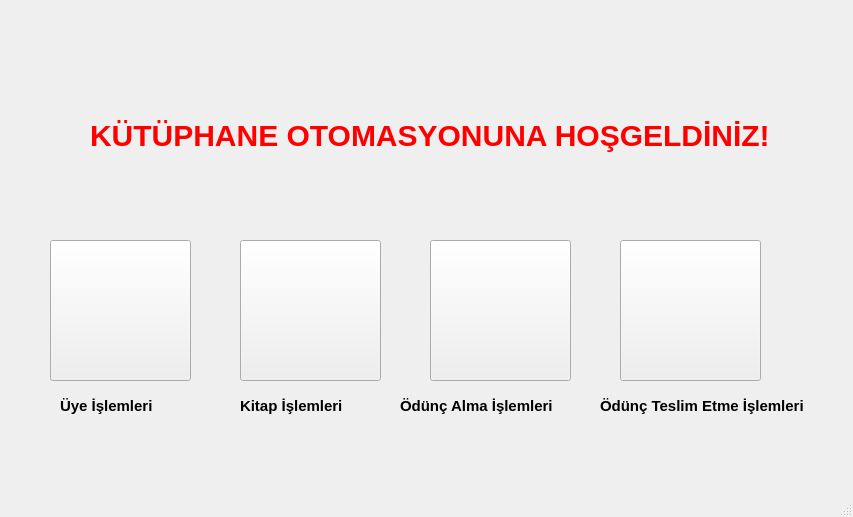
<?xml version="1.0" encoding="UTF-8"?>
<ui version="4.0">
 <class>MainWindow</class>
 <widget class="QMainWindow" name="MainWindow">
  <property name="geometry">
   <rect>
    <x>0</x>
    <y>0</y>
    <width>853</width>
    <height>517</height>
   </rect>
  </property>
  <property name="windowTitle">
   <string>Otomasyon</string>
  </property>
  <widget class="QWidget" name="centralwidget">
   <widget class="QLabel" name="label">
    <property name="geometry">
     <rect>
      <x>90</x>
      <y>90</y>
      <width>701</width>
      <height>91</height>
     </rect>
    </property>
    <property name="styleSheet">
     <string notr="true">font-size:30px;
color:red;
font-weight:bold;
</string>
    </property>
    <property name="text">
     <string>KÜTÜPHANE OTOMASYONUNA HOŞGELDİNİZ!</string>
    </property>
   </widget>
   <widget class="QPushButton" name="btn_uyeIslemleri">
    <property name="geometry">
     <rect>
      <x>50</x>
      <y>240</y>
      <width>141</width>
      <height>141</height>
     </rect>
    </property>
    <property name="styleSheet">
     <string notr="true">border-image:   url(:/resources/images/user.jpg) 0 0 0 0 stretch stretch; </string>
    </property>
    <property name="text">
     <string/>
    </property>
   </widget>
   <widget class="QPushButton" name="btn_kitapIslemleri">
    <property name="geometry">
     <rect>
      <x>240</x>
      <y>240</y>
      <width>141</width>
      <height>141</height>
     </rect>
    </property>
    <property name="styleSheet">
     <string notr="true">border-image:  url(:/resources/images/book.jpg) 0 0 0 0 stretch stretch; </string>
    </property>
    <property name="text">
     <string/>
    </property>
   </widget>
   <widget class="QPushButton" name="btn_oduncAl">
    <property name="geometry">
     <rect>
      <x>430</x>
      <y>240</y>
      <width>141</width>
      <height>141</height>
     </rect>
    </property>
    <property name="styleSheet">
     <string notr="true">border-image:   url(:/resources/images/odunc_1.jpg) 0 0 0 0 stretch stretch; </string>
    </property>
    <property name="text">
     <string/>
    </property>
   </widget>
   <widget class="QPushButton" name="btn_oduncTeslim">
    <property name="geometry">
     <rect>
      <x>620</x>
      <y>240</y>
      <width>141</width>
      <height>141</height>
     </rect>
    </property>
    <property name="styleSheet">
     <string notr="true">border-image:   url(:/resources/images/odunc_2.jpg) 0 0 0 0 stretch stretch; </string>
    </property>
    <property name="text">
     <string/>
    </property>
   </widget>
   <widget class="QLabel" name="label_2">
    <property name="geometry">
     <rect>
      <x>60</x>
      <y>390</y>
      <width>121</width>
      <height>31</height>
     </rect>
    </property>
    <property name="styleSheet">
     <string notr="true">font-weight:bold;
font-size:15px;
</string>
    </property>
    <property name="text">
     <string>Üye İşlemleri</string>
    </property>
   </widget>
   <widget class="QLabel" name="label_3">
    <property name="geometry">
     <rect>
      <x>240</x>
      <y>390</y>
      <width>121</width>
      <height>31</height>
     </rect>
    </property>
    <property name="styleSheet">
     <string notr="true">font-weight:bold;
font-size:15px;
</string>
    </property>
    <property name="text">
     <string>Kitap İşlemleri</string>
    </property>
   </widget>
   <widget class="QLabel" name="label_4">
    <property name="geometry">
     <rect>
      <x>400</x>
      <y>390</y>
      <width>171</width>
      <height>31</height>
     </rect>
    </property>
    <property name="styleSheet">
     <string notr="true">font-weight:bold;
font-size:15px;
</string>
    </property>
    <property name="text">
     <string>Ödünç Alma İşlemleri</string>
    </property>
   </widget>
   <widget class="QLabel" name="label_5">
    <property name="geometry">
     <rect>
      <x>600</x>
      <y>390</y>
      <width>211</width>
      <height>31</height>
     </rect>
    </property>
    <property name="styleSheet">
     <string notr="true">font-weight:bold;
font-size:15px;
</string>
    </property>
    <property name="text">
     <string>Ödünç Teslim Etme İşlemleri</string>
    </property>
   </widget>
  </widget>
  <widget class="QMenuBar" name="menubar">
   <property name="geometry">
    <rect>
     <x>0</x>
     <y>0</y>
     <width>853</width>
     <height>22</height>
    </rect>
   </property>
  </widget>
  <widget class="QStatusBar" name="statusbar"/>
 </widget>
 <resources/>
 <connections/>
</ui>
